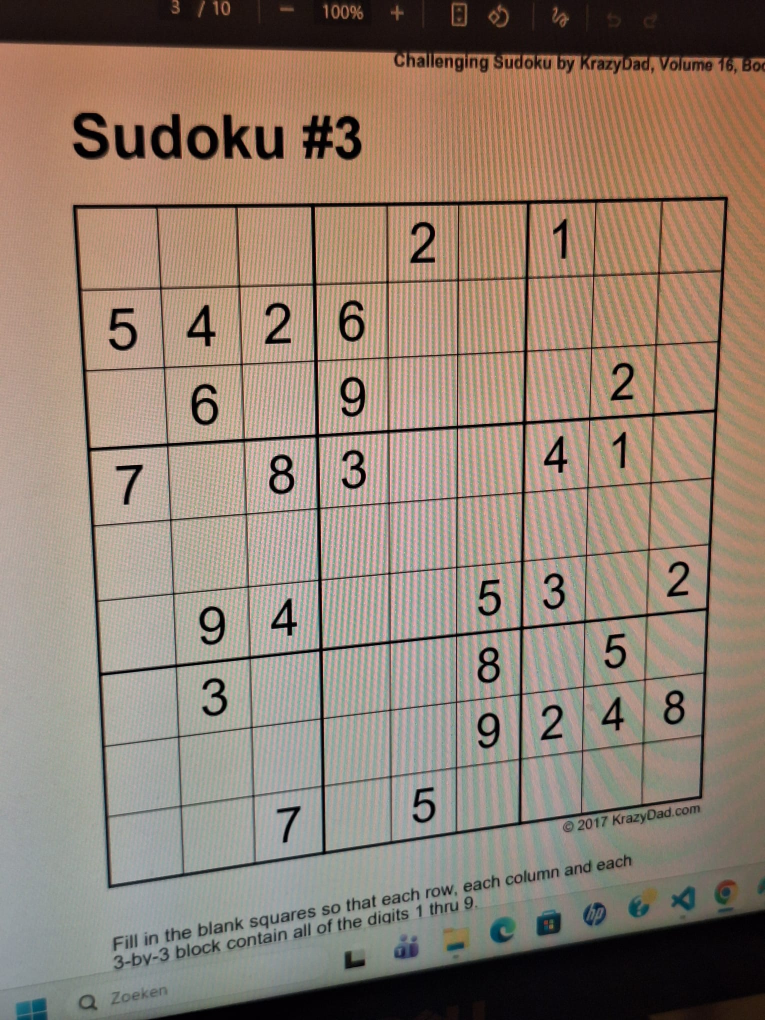
#> input picture sudoku_photos/sudoku_176.jpg, 1530 x 2040 px (shown at 1/2 size)
$ python -i grid_extractor.py   (imports and definitions only)
#> lines starting #> are read from the running program, lines starting #| are printed output that depends on the picture; after the words box and inside, x2 and y2 are one past the last pixel; in counts of white or black regions, pixels touching at a corner belong together
import cv2
import numpy as np

RESIZE_WIDTH = 800
WARP_SIZE = 450

class ExtractSudokuFromImages:
    """
    Detect and persepctive transform a sudoku grid found in images.

    Steps:
    1. Use some standard image preprocessing steps (gaussian blur + adaptive thresholding)
    2. Contour detection
    3. Choose largest 4 corner contour as sudoku
    4. Order corners and apply perspective transform
    """
    def __init__(self, img_path):
#> called with img_path = '../sudoku_photos/sudoku_176.jpg'
        if isinstance(img_path, str):
            image = cv2.imread(img_path, cv2.IMREAD_GRAYSCALE)
            if image is None:
                raise ValueError(f"Could not read image from path: {img_path}")
        else:
            image = img_path
            if image is None:
                raise ValueError("Input image is None.")
            if len(image.shape) == 3:
                image = cv2.cvtColor(image, cv2.COLOR_BGR2GRAY)
        self.image = image
        self.warped_image = None
        self.preprocess_pipeline()

    def _standardize_size(self):
        # Standardize the scale for each image such that the image preprocessing steps behave consistently across images
        width = RESIZE_WIDTH
        h, w = self.image.shape
        self.image = cv2.resize(self.image, (width, int(w * width/h)), interpolation = cv2.INTER_AREA)

    def _extract_sudoku_grid(self):
        # Reduce noise in the image before adaptove thresholding
        image_blur = cv2.GaussianBlur(self.image, (15, 15), 0)

        image_binary = cv2.adaptiveThreshold(image_blur, 255, cv2.ADAPTIVE_THRESH_GAUSSIAN_C, cv2.THRESH_BINARY_INV, 11, 2)

        # Find outer most contour, likely the sudoku border
        contours, _ = cv2.findContours(image_binary, cv2.RETR_EXTERNAL, cv2.CHAIN_APPROX_SIMPLE)
        contours = sorted(contours, key=cv2.contourArea, reverse=True)

        sudoku_corners = []
        for c in contours:
            area = cv2.contourArea(c)

            # Ignore small contours
            if area < 1000:
                continue
            peri = cv2.arcLength(c, True)
            corners = cv2.approxPolyDP(c, 0.08*peri, True)

                # If a contour has the largest area and 4 corners, then assume it's the sudoku
                # This check is too coarse but works for now
                # It would be better to check whether largest area has 4 corners AND 9 vertical and 9 horizontal lines in addition to 81 cells
            if len(corners) == 4:
                sudoku_corners = corners
                return sudoku_corners
        return None

    @staticmethod
    def _order_corners(contour_corners):
        coordinate_sum = contour_corners.sum(axis=1)
        coordinate_diff = contour_corners[:, 0] - contour_corners[:, 1]

        # Top left has smallest sum
        tl = contour_corners[np.argmin(coordinate_sum)]

        # Bottom right has largest sum
        br = contour_corners[np.argmax(coordinate_sum)]

        # Top right has largest difference
        tr = contour_corners[np.argmax(coordinate_diff)]

        # Bottom left has smallest difference
        bl = contour_corners[np.argmin(coordinate_diff)]

        return np.array([tl, tr, bl, br], dtype=np.float32)

    def _image_warping(self, sudoku_corners):
        # Warp sudoku to a fixed square size (450x450)
        try:
            sudoku_corners = sudoku_corners.reshape((4,2))
        except:
            raise AttributeError("No sudoku found in the picture")

        # Coordinates of original image
        pts1 = self._order_corners(sudoku_corners)

        # Coordinates you want the warped image to have
        pts2 = np.float32([
            [0, 0],
            [450, 0],
            [0, 450],
            [450, 450]
        ])
        matrix = cv2.getPerspectiveTransform(pts1, pts2)
        imgwarp = cv2.warpPerspective(self.image, matrix, (WARP_SIZE, WARP_SIZE))

        return imgwarp

    def preprocess_pipeline(self):
        self._standardize_size()
        sudoku_corners = self._extract_sudoku_grid()
#> in _extract_sudoku_grid, `image_blur = cv2.GaussianBlur(self.image, (15, 15), 0)`:
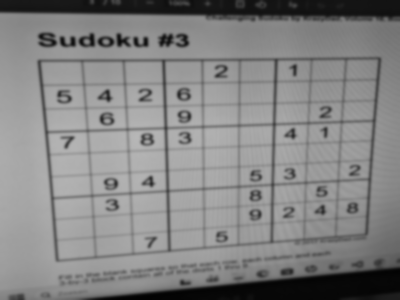
#> image_blur: shape (600, 800) (shown at 1/2 size); min 1, max 183, mean 131.7
#> in _extract_sudoku_grid, `image_binary = cv2.adaptiveThreshold(image_blur, 255, cv2.ADAPTIVE_THR..`:
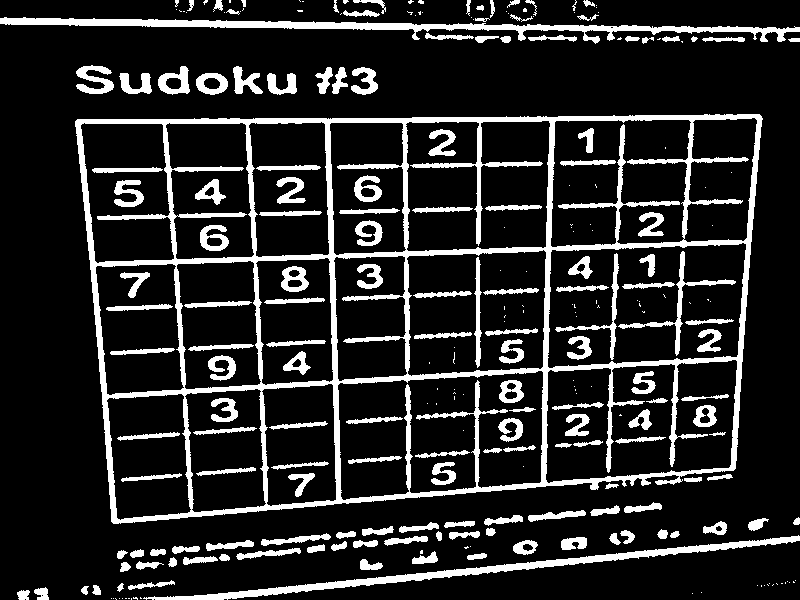
#> image_binary: shape (600, 800); 15.5% white; 270 white regions (114 under 20 px)
#> in _extract_sudoku_grid, `contours, _ = cv2.findContours(image_binary, cv2.RETR_EXTERNAL, cv2.CH..`: contours = 149 contours, 65 with area under 20; largest, box (x1, y1, x2, y2) and area: (75, 114, 763, 524) 247783, (0, 17, 800, 44) 4416, (143, 535, 800, 600) 3490, (158, 66, 190, 95) 583, (196, 73, 228, 95) 522
#> the loop in _extract_sudoku_grid, `for c in contours:` made 1 pass
#> (area, peri, sudoku_corners) on pass 1: (247783, 2288.8, [[761, 116], [77, 119], [111, 521], [733, 470]])
        if sudoku_corners is None or len(sudoku_corners) == 0:
            self.warped_image = None
        else:
            warped_image = self._image_warping(sudoku_corners)
            self.warped_image = warped_image

>>> result = ExtractSudokuFromImages('../sudoku_photos/sudoku_176.jpg').preprocess_pipeline()
#> in preprocess_pipeline, `sudoku_corners = self._extract_sudoku_grid()`: sudoku_corners = [[761, 116], [77, 119], [111, 521], [733, 470]]
#> in _order_corners, `coordinate_sum = contour_corners.sum(axis=1)`: coordinate_sum = [877, 196, 632, 1203]
#> in _order_corners, `coordinate_diff = contour_corners[:, 0] - contour_corners[:, 1]`: coordinate_diff = [645, -42, -410, 263]
#> in _order_corners, `tl = contour_corners[np.argmin(coordinate_sum)]`: tl = [77, 119]
#> in _order_corners, `br = contour_corners[np.argmax(coordinate_sum)]`: br = [733, 470]
#> in _order_corners, `tr = contour_corners[np.argmax(coordinate_diff)]`: tr = [761, 116]
#> in _order_corners, `bl = contour_corners[np.argmin(coordinate_diff)]`: bl = [111, 521]
#> in _image_warping, `pts1 = self._order_corners(sudoku_corners)`: pts1 = [[77, 119], [761, 116], [111, 521], [733, 470]]
#> in _image_warping, `matrix = cv2.getPerspectiveTransform(pts1, pts2)`: matrix = [[0.549, -0.0464, -36.73], [0.00426, 0.971, -115.9], [-0.000185, -0.000214, 1]]
#> in _standardize_size (call 2), `self.image = cv2.resize(self.image, (width, int(w * width/h)), interpo..`:
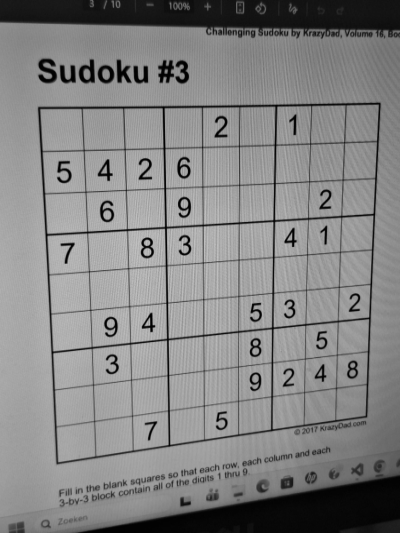
#> self.image: shape (1066, 800) (shown at 1/2 size); min 0, max 201, mean 131.7
#> in _extract_sudoku_grid (call 2), `image_blur = cv2.GaussianBlur(self.image, (15, 15), 0)`:
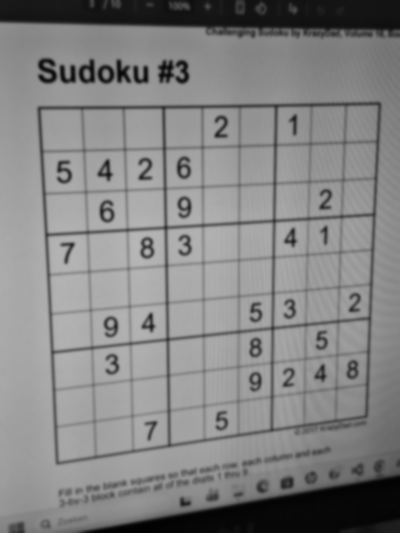
#> image_blur: shape (1066, 800) (shown at 1/2 size); min 1, max 184, mean 131.7
#> in _extract_sudoku_grid (call 2), `image_binary = cv2.adaptiveThreshold(image_blur, 255, cv2.ADAPTIVE_THR..`:
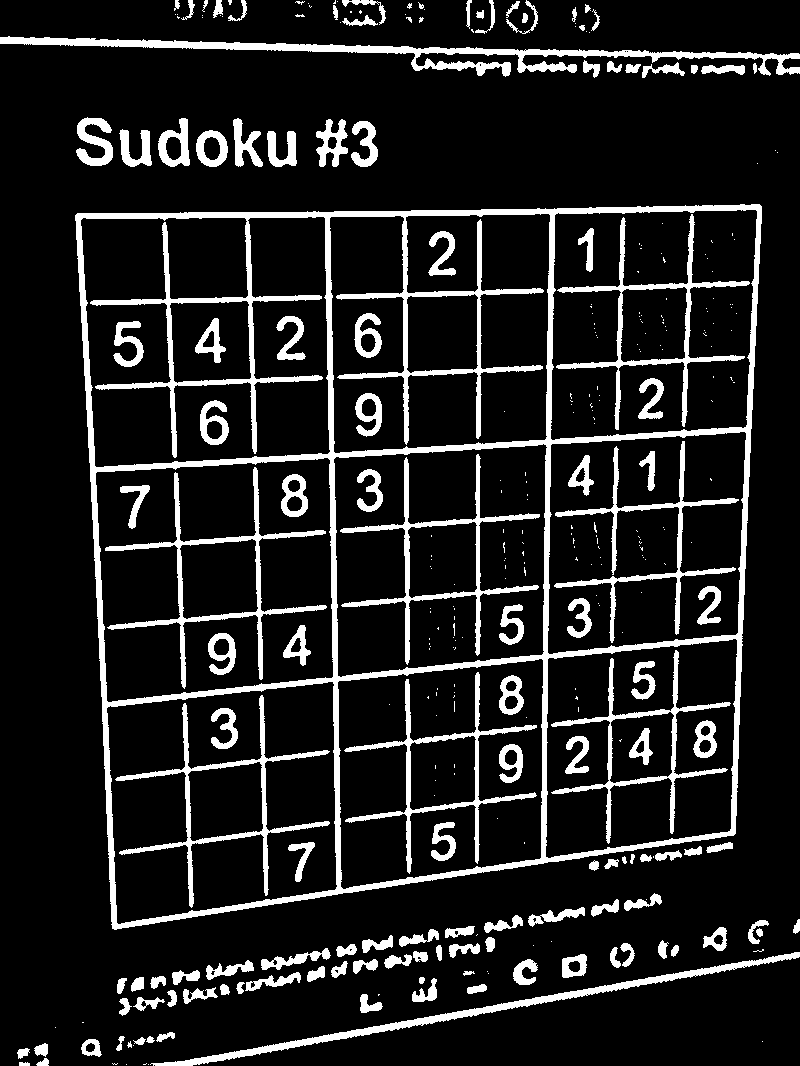
#> image_binary: shape (1066, 800); 12.6% white; 340 white regions (206 under 20 px)
#> in _extract_sudoku_grid (call 2), `contours, _ = cv2.findContours(image_binary, cv2.RETR_EXTERNAL, cv2.CH..`: contours = 146 contours, 52 with area under 20; largest, box (x1, y1, x2, y2) and area: (75, 204, 762, 930) 438292, (0, 36, 800, 77) 5588, (150, 952, 800, 1066) 3580, (158, 118, 190, 167) 1005, (196, 130, 228, 167) 890
#> the loop in _extract_sudoku_grid (call 2), `for c in contours:` made 1 pass
#> (area, peri, sudoku_corners) on pass 1: (438292.5, 2753, [[759, 204], [75, 215], [112, 928], [735, 833]])
#> in _image_warping (call 2), `sudoku_corners = sudoku_corners.reshape((4,2))`: sudoku_corners = [[759, 204], [75, 215], [112, 928], [735, 833]]
#> in _image_warping (call 2), `pts1 = self._order_corners(sudoku_corners)`: pts1 = [[75, 215], [759, 204], [112, 928], [735, 833]]
#> in _image_warping (call 2), `matrix = cv2.getPerspectiveTransform(pts1, pts2)`: matrix = [[0.55, -0.0285, -35.09], [0.00883, 0.549, -118.7], [-0.000184, -0.000117, 1]]
#> in _image_warping (call 2), `imgwarp = cv2.warpPerspective(self.image, matrix, (WARP_SIZE, WARP_SIZ..`:
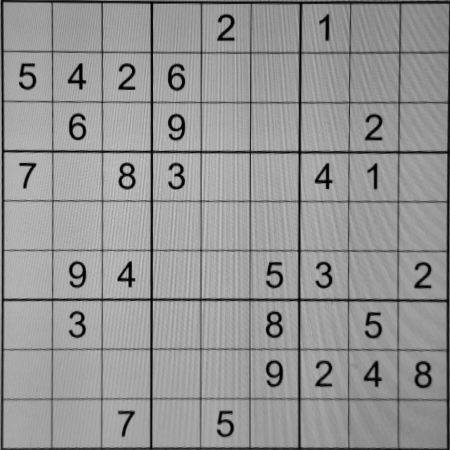
#> imgwarp: shape (450, 450); min 0, max 198, mean 148.5

$ run again, on sudoku_photos/sudoku_38.jpg
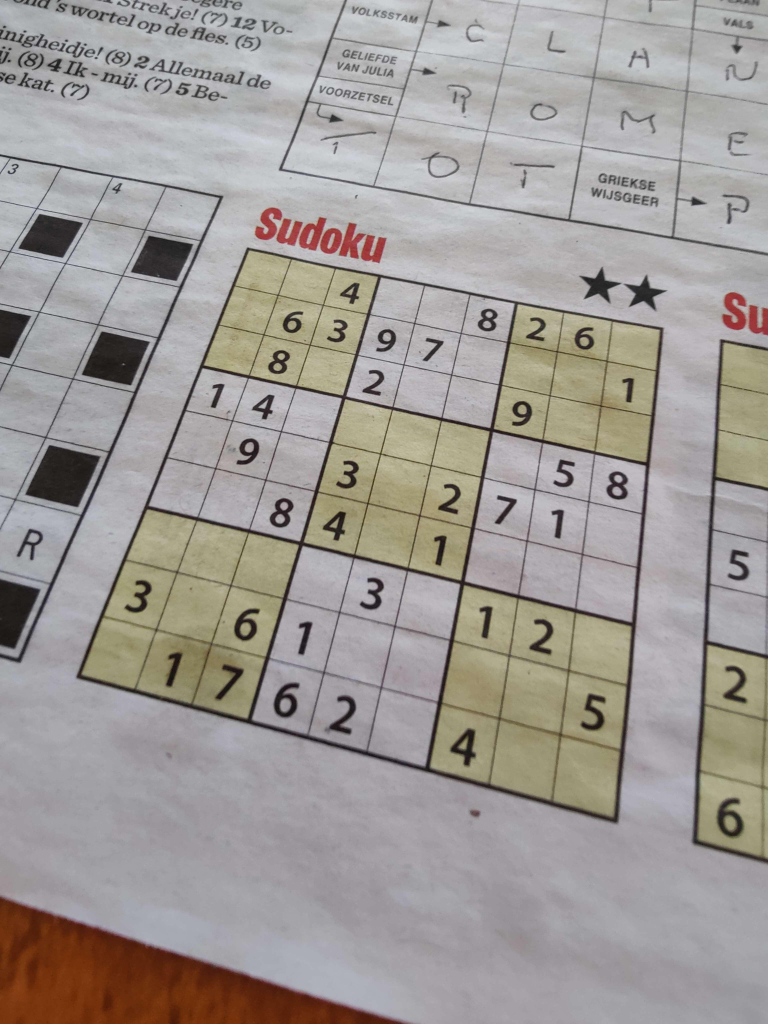
#> input picture sudoku_photos/sudoku_38.jpg, 3072 x 4096 px (shown at 1/4 size)
#> in _extract_sudoku_grid, `image_binary = cv2.adaptiveThreshold(image_blur, 255, cv2.ADAPTIVE_THR..`:
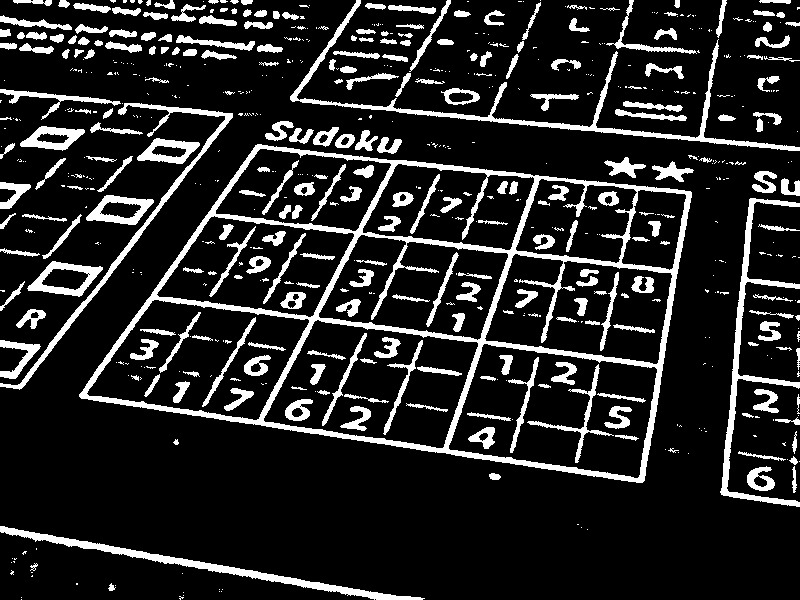
#> image_binary: shape (600, 800); 14.6% white; 640 white regions (379 under 20 px)
#> contours = 470 contours, 329 with area under 20; largest, box (x1, y1, x2, y2) and area: (79, 144, 692, 483) 143532, (290, 0, 800, 151) 2970, (720, 198, 800, 507) 2420, (0, 526, 425, 600) 2414, (0, 103, 233, 390) 2009
#> the loop in _extract_sudoku_grid, `for c in contours:` made 1 pass
#> (area, peri, sudoku_corners) on pass 1: (143532, 1700.7, [[79, 394], [642, 482], [691, 192], [257, 144]])
#> in preprocess_pipeline, `sudoku_corners = self._extract_sudoku_grid()`: sudoku_corners = [[79, 394], [642, 482], [691, 192], [257, 144]]
#> coordinate_sum = [473, 1124, 883, 401]
#> coordinate_diff = [-315, 160, 499, 113]
#> tl = [257, 144]
#> br = [642, 482]
#> tr = [691, 192]
#> bl = [79, 394]
#> pts1 = [[257, 144], [691, 192], [79, 394], [642, 482]]
#> matrix = [[1.27, 0.901, -455.1], [-0.296, 2.68, -309.8], [3.27e-05, 0.00153, 1]]
#> self.image: shape (1066, 800)
#> image_blur: shape (1066, 800)
#> image_binary: shape (1066, 800); 13% white; 549 white regions (306 under 20 px)
#> contours = 451 contours, 286 with area under 20; largest, box (x1, y1, x2, y2) and area: (79, 257, 692, 858) 254102, (290, 0, 800, 267) 4005, (721, 352, 800, 899) 3813, (0, 159, 233, 691) 3472, (27, 464, 104, 528) 2916
#> the loop in _extract_sudoku_grid (call 2), `for c in contours:` made 1 pass
#> (area, peri, sudoku_corners) on pass 1: (254101.5, 2156.9, [[257, 257], [79, 705], [642, 857], [690, 340]])
#> in _image_warping (call 2), `sudoku_corners = sudoku_corners.reshape((4,2))`: sudoku_corners = [[257, 257], [79, 705], [642, 857], [690, 340]]
#> pts1 = [[257, 257], [690, 340], [79, 705], [642, 857]]
#> matrix = [[1.27, 0.504, -455.2], [-0.288, 1.5, -311.9], [2.9e-05, 0.00086, 1]]
#> in _image_warping (call 2), `imgwarp = cv2.warpPerspective(self.image, matrix, (WARP_SIZE, WARP_SIZ..`:
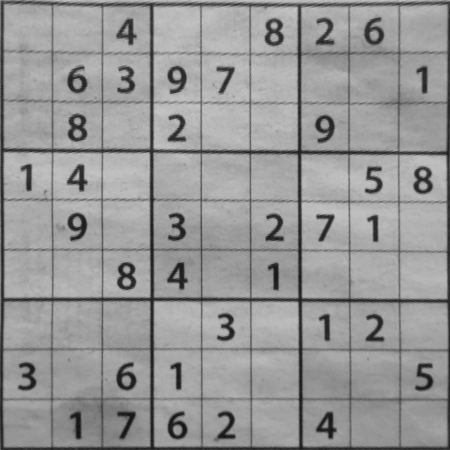
#> imgwarp: shape (450, 450); min 19, max 198, mean 151.3

$ run again, on sudoku_photos/sudoku_8.jpg
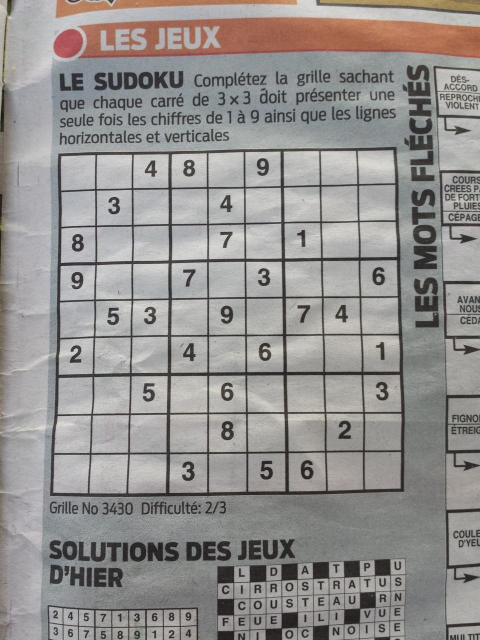
#> input picture sudoku_photos/sudoku_8.jpg, 960 x 1280 px (shown at 1/2 size)
#> in _extract_sudoku_grid, `image_binary = cv2.adaptiveThreshold(image_blur, 255, cv2.ADAPTIVE_THR..`:
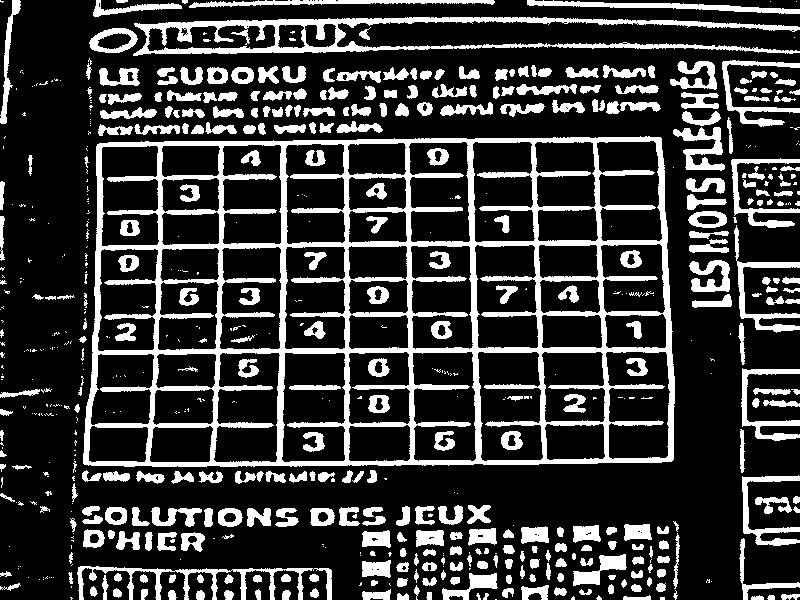
#> image_binary: shape (600, 800); 22.4% white; 637 white regions (285 under 20 px)
#> contours = 517 contours, 237 with area under 20; largest, box (x1, y1, x2, y2) and area: (83, 136, 675, 467) 187233, (133, 17, 800, 56) 9310, (77, 566, 332, 600) 1473, (527, 0, 800, 14) 1109, (734, 225, 800, 333) 1022
#> the loop in _extract_sudoku_grid, `for c in contours:` made 1 pass
#> (area, peri, sudoku_corners) on pass 1: (187233, 1860.3, [[661, 138], [97, 144], [83, 463], [671, 461]])
#> in preprocess_pipeline, `sudoku_corners = self._extract_sudoku_grid()`: sudoku_corners = [[661, 138], [97, 144], [83, 463], [671, 461]]
#> coordinate_sum = [799, 241, 546, 1132]
#> coordinate_diff = [523, -47, -380, 210]
#> tl = [97, 144]
#> br = [671, 461]
#> tr = [661, 138]
#> bl = [83, 463]
#> pts1 = [[97, 144], [661, 138], [83, 463], [671, 461]]
#> matrix = [[0.826, 0.0363, -85.37], [0.016, 1.5, -218.1], [2.46e-05, 0.000137, 1]]
#> self.image: shape (1066, 800)
#> image_blur: shape (1066, 800)
#> image_binary: shape (1066, 800); 19.3% white; 836 white regions (455 under 20 px)
#> contours = 695 contours, 386 with area under 20; largest, box (x1, y1, x2, y2) and area: (83, 244, 675, 828) 331286, (131, 29, 800, 99) 14541, (77, 1007, 332, 1066) 4285, (90, 48, 137, 96) 1654, (733, 382, 800, 591) 1572
#> the loop in _extract_sudoku_grid (call 2), `for c in contours:` made 1 pass
#> (area, peri, sudoku_corners) on pass 1: (331286.5, 2378.7, [[660, 245], [97, 256], [84, 825], [673, 817]])
#> in _image_warping (call 2), `sudoku_corners = sudoku_corners.reshape((4,2))`: sudoku_corners = [[660, 245], [97, 256], [84, 825], [673, 817]]
#> pts1 = [[97, 256], [660, 245], [84, 825], [673, 817]]
#> matrix = [[0.822, 0.0188, -84.58], [0.0165, 0.846, -218.2], [1.23e-05, 8.3e-05, 1]]
#> in _image_warping (call 2), `imgwarp = cv2.warpPerspective(self.image, matrix, (WARP_SIZE, WARP_SIZ..`:
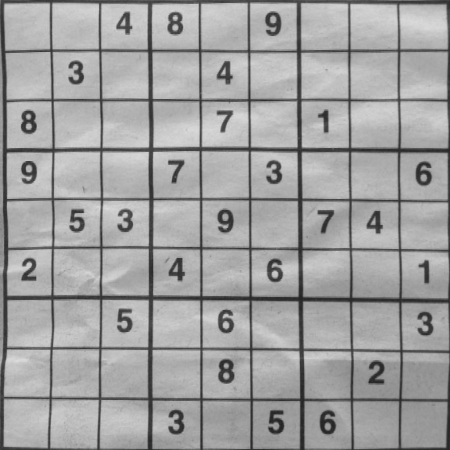
#> imgwarp: shape (450, 450); min 35, max 219, mean 161.4
